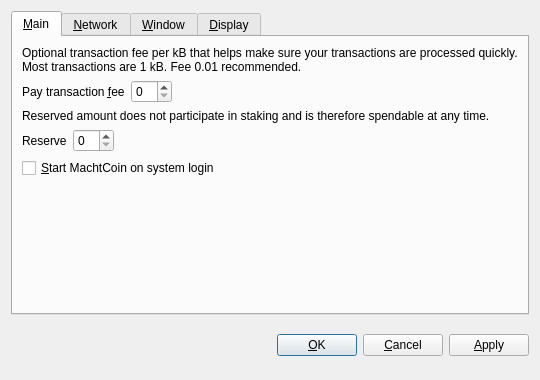
<?xml version="1.0" encoding="UTF-8"?>
<ui version="4.0">
 <class>OptionsDialog</class>
 <widget class="QDialog" name="OptionsDialog">
  <property name="geometry">
   <rect>
    <x>0</x>
    <y>0</y>
    <width>540</width>
    <height>380</height>
   </rect>
  </property>
  <property name="windowTitle">
   <string>Options</string>
  </property>
  <property name="modal">
   <bool>true</bool>
  </property>
  <layout class="QVBoxLayout" name="verticalLayout">
   <item>
    <widget class="QTabWidget" name="tabWidget">
     <property name="tabPosition">
      <enum>QTabWidget::North</enum>
     </property>
     <property name="currentIndex">
      <number>0</number>
     </property>
     <widget class="QWidget" name="tabMain">
      <attribute name="title">
       <string>&amp;Main</string>
      </attribute>
      <layout class="QVBoxLayout" name="verticalLayout_Main">
       <item>
        <widget class="QLabel" name="transactionFeeInfoLabel">
         <property name="text">
          <string>Optional transaction fee per kB that helps make sure your transactions are processed quickly. Most transactions are 1 kB. Fee 0.01 recommended.</string>
         </property>
         <property name="textFormat">
          <enum>Qt::PlainText</enum>
         </property>
         <property name="wordWrap">
          <bool>true</bool>
         </property>
        </widget>
       </item>
       <item>
        <layout class="QHBoxLayout" name="horizontalLayoutFee">
         <item>
          <widget class="QLabel" name="transactionFeeLabel">
           <property name="text">
            <string>Pay transaction &amp;fee</string>
           </property>
           <property name="textFormat">
            <enum>Qt::PlainText</enum>
           </property>
           <property name="buddy">
            <cstring>transactionFee</cstring>
           </property>
          </widget>
         </item>
         <item>
          <widget class="BitcoinAmountField" name="transactionFee"/>
         </item>
         <item>
          <spacer name="horizontalSpacerFee">
           <property name="orientation">
            <enum>Qt::Horizontal</enum>
           </property>
           <property name="sizeHint" stdset="0">
            <size>
             <width>40</width>
             <height>20</height>
            </size>
           </property>
          </spacer>
         </item>
        </layout>
       </item>
       <item>
        <widget class="QLabel" name="reserveBalanceInfoLabel">
         <property name="text">
          <string>Reserved amount does not participate in staking and is therefore spendable at any time.</string>
         </property>
         <property name="textFormat">
          <enum>Qt::PlainText</enum>
         </property>
         <property name="wordWrap">
          <bool>true</bool>
         </property>
        </widget>
       </item>
       <item>
        <layout class="QHBoxLayout" name="horizontalLayoutReserveBalance">
         <item>
          <widget class="QLabel" name="reserveBalanceLabel">
           <property name="text">
            <string>Reserve</string>
           </property>
           <property name="textFormat">
            <enum>Qt::PlainText</enum>
           </property>
           <property name="buddy">
            <cstring>reserveBalance</cstring>
           </property>
          </widget>
         </item>
         <item>
          <widget class="BitcoinAmountField" name="reserveBalance"/>
         </item>
         <item>
          <spacer name="horizontalSpacerReserveBalance">
           <property name="orientation">
            <enum>Qt::Horizontal</enum>
           </property>
           <property name="sizeHint" stdset="0">
            <size>
             <width>40</width>
             <height>20</height>
            </size>
           </property>
          </spacer>
         </item>
        </layout>
       </item>
       <item>
        <widget class="QCheckBox" name="bitcoinAtStartup">
         <property name="toolTip">
          <string>Automatically start MachtCoin after logging in to the system.</string>
         </property>
         <property name="text">
          <string>&amp;Start MachtCoin on system login</string>
         </property>
        </widget>
       </item>
       <item>
        <spacer name="verticalSpacer_Main">
         <property name="orientation">
          <enum>Qt::Vertical</enum>
         </property>
         <property name="sizeHint" stdset="0">
          <size>
           <width>20</width>
           <height>40</height>
          </size>
         </property>
        </spacer>
       </item>
      </layout>
     </widget>
     <widget class="QWidget" name="tabNetwork">
      <attribute name="title">
       <string>&amp;Network</string>
      </attribute>
      <layout class="QVBoxLayout" name="verticalLayout_Network">
       <item>
        <widget class="QCheckBox" name="mapPortUpnp">
         <property name="toolTip">
          <string>Automatically open the MachtCoin client port on the router. This only works when your router supports UPnP and it is enabled.</string>
         </property>
         <property name="text">
          <string>Map port using &amp;UPnP</string>
         </property>
        </widget>
       </item>
       <item>
        <widget class="QCheckBox" name="connectSocks">
         <property name="toolTip">
          <string>Connect to the MachtCoin network through a SOCKS5 proxy (e.g. when connecting through Tor).</string>
         </property>
         <property name="text">
          <string>&amp;Connect through SOCKS5 proxy:</string>
         </property>
        </widget>
       </item>
       <item>
        <layout class="QHBoxLayout" name="horizontalLayout_Network">
         <item>
          <widget class="QLabel" name="proxyIpLabel">
           <property name="text">
            <string>Proxy &amp;IP:</string>
           </property>
           <property name="textFormat">
            <enum>Qt::PlainText</enum>
           </property>
           <property name="buddy">
            <cstring>proxyIp</cstring>
           </property>
          </widget>
         </item>
         <item>
          <widget class="QValidatedLineEdit" name="proxyIp">
           <property name="maximumSize">
            <size>
             <width>140</width>
             <height>16777215</height>
            </size>
           </property>
           <property name="toolTip">
            <string>IP address of the proxy (e.g. 127.0.0.1)</string>
           </property>
          </widget>
         </item>
         <item>
          <widget class="QLabel" name="proxyPortLabel">
           <property name="text">
            <string>&amp;Port:</string>
           </property>
           <property name="textFormat">
            <enum>Qt::PlainText</enum>
           </property>
           <property name="buddy">
            <cstring>proxyPort</cstring>
           </property>
          </widget>
         </item>
         <item>
          <widget class="QLineEdit" name="proxyPort">
           <property name="maximumSize">
            <size>
             <width>55</width>
             <height>16777215</height>
            </size>
           </property>
           <property name="toolTip">
            <string>Port of the proxy (e.g. 9050)</string>
           </property>
          </widget>
         </item>
         <item>
          <spacer name="horizontalSpacer_Network">
           <property name="orientation">
            <enum>Qt::Horizontal</enum>
           </property>
           <property name="sizeHint" stdset="0">
            <size>
             <width>40</width>
             <height>20</height>
            </size>
           </property>
          </spacer>
         </item>
        </layout>
       </item>
       <item>
        <spacer name="verticalSpacer_Network">
         <property name="orientation">
          <enum>Qt::Vertical</enum>
         </property>
         <property name="sizeHint" stdset="0">
          <size>
           <width>20</width>
           <height>40</height>
          </size>
         </property>
        </spacer>
       </item>
      </layout>
     </widget>
     <widget class="QWidget" name="tabWindow">
      <attribute name="title">
       <string>&amp;Window</string>
      </attribute>
      <layout class="QVBoxLayout" name="verticalLayout_Window">
       <item>
        <widget class="QCheckBox" name="minimizeToTray">
         <property name="toolTip">
          <string>Show only a tray icon after minimizing the window.</string>
         </property>
         <property name="text">
          <string>&amp;Minimize to the tray instead of the taskbar</string>
         </property>
        </widget>
       </item>
       <item>
        <widget class="QCheckBox" name="minimizeOnClose">
         <property name="toolTip">
          <string>Minimize instead of exit the application when the window is closed. When this option is enabled, the application will be closed only after selecting Quit in the menu.</string>
         </property>
         <property name="text">
          <string>M&amp;inimize on close</string>
         </property>
        </widget>
       </item>
       <item>
        <spacer name="verticalSpacer_Window">
         <property name="orientation">
          <enum>Qt::Vertical</enum>
         </property>
         <property name="sizeHint" stdset="0">
          <size>
           <width>20</width>
           <height>40</height>
          </size>
         </property>
        </spacer>
       </item>
      </layout>
     </widget>
     <widget class="QWidget" name="tabDisplay">
      <attribute name="title">
       <string>&amp;Display</string>
      </attribute>
      <layout class="QVBoxLayout" name="verticalLayout_Display">
       <item>
        <layout class="QHBoxLayout" name="horizontalLayout_1_Display">
         <item>
          <widget class="QLabel" name="langLabel">
           <property name="text">
            <string>User Interface &amp;language:</string>
           </property>
           <property name="textFormat">
            <enum>Qt::PlainText</enum>
           </property>
           <property name="buddy">
            <cstring>lang</cstring>
           </property>
          </widget>
         </item>
         <item>
          <widget class="QValueComboBox" name="lang">
           <property name="toolTip">
            <string>The user interface language can be set here. This setting will take effect after restarting MachtCoin.</string>
           </property>
          </widget>
         </item>
        </layout>
       </item>
       <item>
        <layout class="QHBoxLayout" name="horizontalLayout_2_Display">
         <item>
          <widget class="QLabel" name="unitLabel">
           <property name="text">
            <string>&amp;Unit to show amounts in:</string>
           </property>
           <property name="textFormat">
            <enum>Qt::PlainText</enum>
           </property>
           <property name="buddy">
            <cstring>unit</cstring>
           </property>
          </widget>
         </item>
         <item>
          <widget class="QValueComboBox" name="unit">
           <property name="toolTip">
            <string>Choose the default subdivision unit to show in the interface and when sending coins.</string>
           </property>
          </widget>
         </item>
        </layout>
       </item>
       <item>
        <widget class="QCheckBox" name="coinControlFeatures">
         <property name="toolTip">
          <string>Whether to show coin control features or not.</string>
         </property>
         <property name="text">
          <string>Display coin &amp;control features (experts only!)</string>
         </property>
        </widget>
       </item>
       <item>
        <spacer name="verticalSpacer_Display">
         <property name="orientation">
          <enum>Qt::Vertical</enum>
         </property>
         <property name="sizeHint" stdset="0">
          <size>
           <width>20</width>
           <height>40</height>
          </size>
         </property>
        </spacer>
       </item>
      </layout>
     </widget>
    </widget>
   </item>
   <item>
    <layout class="QHBoxLayout" name="horizontalLayout_Buttons">
     <item>
      <spacer name="horizontalSpacer_1">
       <property name="orientation">
        <enum>Qt::Horizontal</enum>
       </property>
       <property name="sizeHint" stdset="0">
        <size>
         <width>40</width>
         <height>48</height>
        </size>
       </property>
      </spacer>
     </item>
     <item>
      <widget class="QLabel" name="statusLabel">
       <property name="font">
        <font>
         <weight>75</weight>
         <bold>true</bold>
        </font>
       </property>
       <property name="text">
        <string/>
       </property>
       <property name="textFormat">
        <enum>Qt::PlainText</enum>
       </property>
       <property name="wordWrap">
        <bool>true</bool>
       </property>
      </widget>
     </item>
     <item>
      <spacer name="horizontalSpacer_2">
       <property name="orientation">
        <enum>Qt::Horizontal</enum>
       </property>
       <property name="sizeHint" stdset="0">
        <size>
         <width>40</width>
         <height>48</height>
        </size>
       </property>
      </spacer>
     </item>
     <item>
      <widget class="QPushButton" name="okButton">
       <property name="text">
        <string>&amp;OK</string>
       </property>
      </widget>
     </item>
     <item>
      <widget class="QPushButton" name="cancelButton">
       <property name="text">
        <string>&amp;Cancel</string>
       </property>
       <property name="autoDefault">
        <bool>false</bool>
       </property>
      </widget>
     </item>
     <item>
      <widget class="QPushButton" name="applyButton">
       <property name="text">
        <string>&amp;Apply</string>
       </property>
       <property name="autoDefault">
        <bool>false</bool>
       </property>
      </widget>
     </item>
    </layout>
   </item>
  </layout>
 </widget>
 <customwidgets>
  <customwidget>
   <class>BitcoinAmountField</class>
   <extends>QSpinBox</extends>
   <header>bitcoinamountfield.h</header>
  </customwidget>
  <customwidget>
   <class>QValueComboBox</class>
   <extends>QComboBox</extends>
   <header>qvaluecombobox.h</header>
  </customwidget>
  <customwidget>
   <class>QValidatedLineEdit</class>
   <extends>QLineEdit</extends>
   <header>qvalidatedlineedit.h</header>
  </customwidget>
 </customwidgets>
 <resources/>
 <connections/>
</ui>
